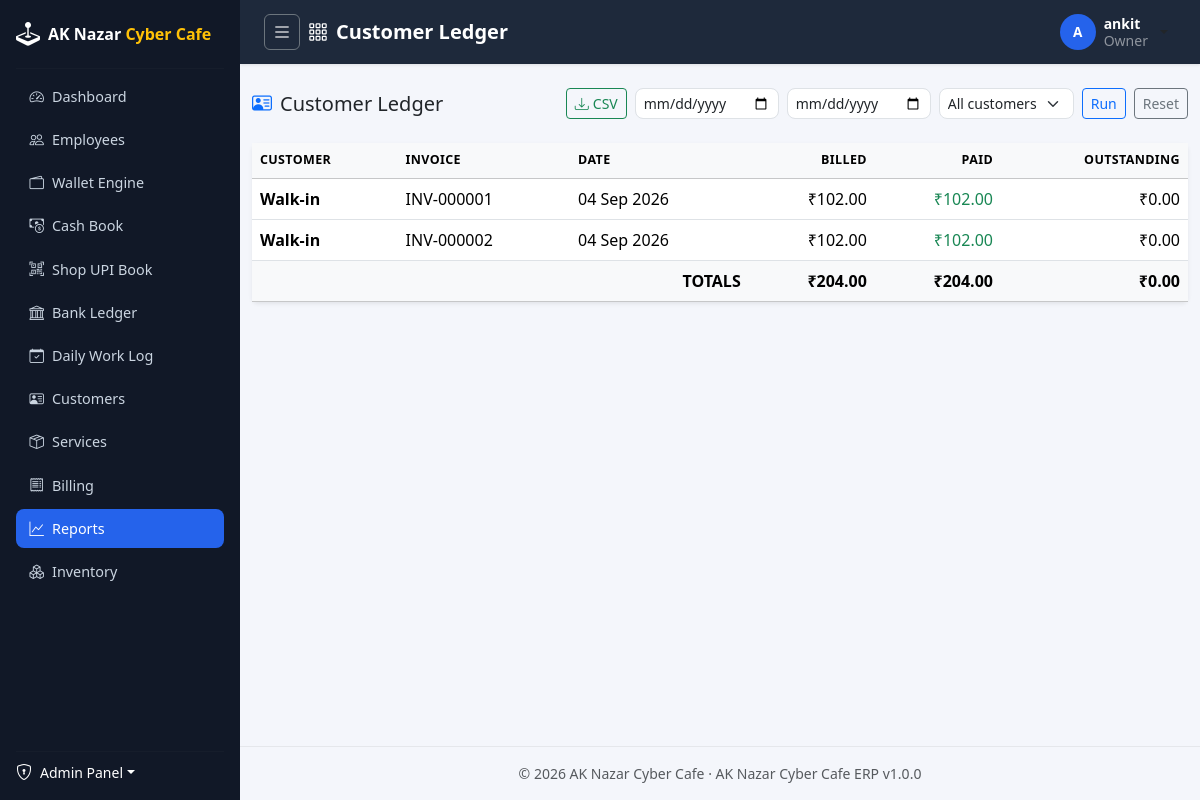
The app's page /reports/customer-ledger/ (signed in), older data.
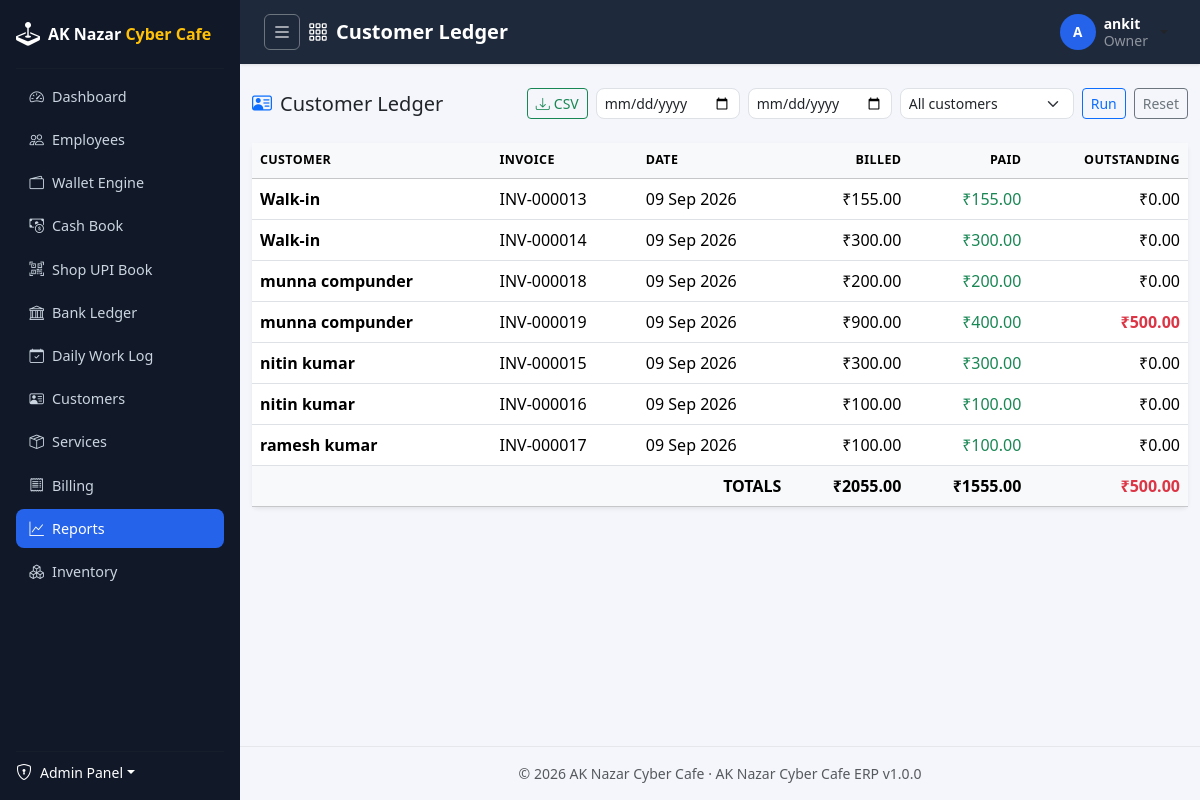
The same page, newer data.
### apps/billing/models/invoice.py (models this page shows, shortened)
class Invoice(BaseModel):
    invoice_number = models.CharField(max_length=30, unique=True, editable=False, db_index=True)
    customer = models.ForeignKey(
        Customer,
        on_delete=models.SET_NULL,
        null=True,
        blank=True,
        related_name="invoices",
        help_text="Walk-in bills may leave this blank; credit bills require a customer.",
    )
    customer_name = models.CharField(
        max_length=150,
        blank=True,
        db_index=True,
        help_text="Snapshot of the customer name for walk-in bills without a linked customer record.",
    )
    payment_mode = models.CharField(
        max_length=20,
        choices=InvoicePaymentMode.choices,
        default=InvoicePaymentMode.CASH,
        db_index=True,
    )
    payment_destination = models.CharField(
        max_length=10,
        choices=PaymentDestination.choices,
        default=PaymentDestination.AUTO,
        db_index=True,
        help_text="Whether payment was received into shop accounts (Shop QR/Galla) or staff wallet (Staff UPI/Hand).",
    )
    status = models.CharField(
        max_length=10,
        choices=InvoiceStatus.choices,
        default=InvoiceStatus.UNPAID,
        db_index=True,
    )
    subtotal = money_field(default=0)
    discount = money_field(default=0)
    total = money_field(default=0)
    notes = models.TextField(blank=True)
    cash_entry = models.ForeignKey(
        CashBookEntry,
        on_delete=models.SET_NULL,
        null=True,
        blank=True,
        related_name="+",
        editable=False,
    )
    billed_on = models.DateField(default=date.today, db_index=True)
    related_reference = models.CharField(
        max_length=30,
        blank=True,
        editable=False,
        db_index=True,
    )
    class Meta:
        ordering = ["-billed_on", "-created_at"]
        verbose_name = "Invoice"
        verbose_name_plural = "Invoices"
        indexes = [
            models.Index(fields=["status", "billed_on"]),
        ]
    @property
    def paid_amount(self):
        total = self.payments.aggregate(paid=models.Sum("amount"))["paid"]
        return total or 0
    @property
    def outstanding_amount(self):
        return self.total - self.paid_amount

### apps/customers/models/customer.py (models this page shows, shortened)
class Customer(BaseModel):
    full_name = models.CharField(max_length=150, db_index=True)
    phone = models.CharField(max_length=15, unique=True, null=True, blank=True, db_index=True)
    email = models.EmailField(blank=True)
    gender = models.CharField(max_length=10, choices=Gender.choices, blank=True)
    date_of_birth = models.DateField(null=True, blank=True)
    address_line = models.CharField(max_length=255, blank=True)
    city = models.CharField(max_length=100, blank=True)
    state = models.CharField(max_length=100, blank=True)
    pincode = models.CharField(max_length=10, blank=True)
    credit_limit = money_field(default=0, blank=True)
    credit_balance = money_field(default=0, blank=True)
    notes = models.TextField(blank=True)
    class Meta:
        ordering = ["-created_at"]
        verbose_name = "Customer"
        verbose_name_plural = "Customers"
        indexes = [
            models.Index(fields=["full_name", "phone"]),
        ]
    def __str__(self):
        return self.full_name

### apps/reports/views/report_views.py (the view, shortened to what this page needs)
# urls.py: path("customer-ledger/", report_views.CustomerLedgerView.as_view(), name="customer_ledger"),
class CustomerLedgerView(LoginRequiredMixin, PermissionRequiredMixin, TemplateView):
    permission_required = "billing.view_invoice"
    template_name = "reports/customer_ledger.html"
    def get_context_data(self, **kwargs):
        context = super().get_context_data(**kwargs)
        form = _valid_form(CustomerLedgerForm, self.request)
        customer = _pick(form, "customer", lambda: None)
        from_date, to_date = _resolve_range(form)
        context.update(
            {
                "page_title": "Customer Ledger",
                "form": form,
                "from_date": from_date,
                "to_date": to_date,
                "data": ReportService.customer_ledger(
                    from_date, to_date, customer.id if customer else None
                ),
            }
        )
        return context
    def get(self, request, *args, **kwargs):
        return super().get(request, *args, **kwargs)

### apps/reports/forms/report_forms.py
class CustomerLedgerForm(DateRangeForm):
    customer = forms.ModelChoiceField(
        queryset=None,
        required=False,
        widget=forms.Select(attrs={"class": "form-select form-select-sm"}),
    )
    def __init__(self, *args, **kwargs):
        super().__init__(*args, **kwargs)
        from apps.customers.models import Customer
        self.fields["customer"].queryset = Customer.objects.order_by("full_name")
        self.fields["customer"].empty_label = "All customers"

### apps/accounts/models/user.py (called while the page is built)
    def get_full_name(self):
        full_name = " ".join(part for part in (self.first_name, self.last_name) if part).strip()
        return full_name or self.username

    def get_short_name(self):
        return self.first_name or self.username

### apps/common/context_processors.py (called while the page is built)
def erp_context(request):
    return {
        "ERP_APP_NAME": settings.ERP_APP_NAME,
        "ERP_APP_VERSION": settings.ERP_APP_VERSION,
        "ERP_COMPANY_NAME": settings.ERP_COMPANY_NAME,
        "ERP_COMPANY_ADDRESS": settings.ERP_COMPANY_ADDRESS,
    }

### apps/common/managers.py (called while the page is built)
    def get_queryset(self):
        return super().get_queryset().filter(deleted_at__isnull=True)

### apps/reports/views/report_views.py (called while the page is built)
def _default_range():
    return date.today() - timedelta(days=30), date.today()

### templates/reports/customer_ledger.html
{% extends "base.html" %}
{% load erp_tags %}
{% block content %}
<div class="d-flex flex-wrap align-items-center justify-content-between gap-2 mb-4">
    <h5 class="mb-0"><i class="bi bi-person-vcard me-2 text-primary"></i>Customer Ledger</h5>
    <div class="d-flex gap-2 align-items-center">
        <a href="{% url 'reports:customer_ledger' %}?export=csv&{{ request.GET.urlencode }}" class="btn btn-sm btn-outline-success">
            <i class="bi bi-download me-1"></i>CSV
        </a>
        <form method="get" class="d-flex flex-wrap gap-2 align-items-center">
            {% for field in form %}
                <div class="form-group mb-0">{{ field }}</div>
            {% endfor %}
            <button class="btn btn-sm btn-outline-primary">Run</button>
            <a href="{% url 'reports:customer_ledger' %}" class="btn btn-sm btn-outline-secondary">Reset</a>
        </form>
    </div>
</div>
<div class="card shadow-sm border-0">
    <div class="table-responsive">
        <table class="table table-hover align-middle mb-0">
            <thead class="table-light">
                <tr>
                    <th scope="col">Customer</th>
                    <th scope="col">Invoice</th>
                    <th scope="col">Date</th>
                    <th scope="col" class="text-end">Billed</th>
                    <th scope="col" class="text-end">Paid</th>
                    <th scope="col" class="text-end">Outstanding</th>
                </tr>
            </thead>
            <tbody>
                {% for row in data.rows %}
                    <tr>
                        <td class="fw-semibold">{{ row.customer }}</td>
                        <td>{{ row.invoice }}</td>
                        <td>{{ row.date|date:"d M Y" }}</td>
                        <td class="text-end">{{ row.total|inr }}</td>
                        <td class="text-end text-success">{{ row.paid|inr }}</td>
                        <td class="text-end {% if row.outstanding > 0 %}text-danger fw-semibold{% endif %}">{{ row.outstanding|inr }}</td>
                    </tr>
                {% empty %}
                    <tr><td colspan="6" class="text-center text-muted py-5">No invoices in this period.</td></tr>
                {% endfor %}
            </tbody>
            <tfoot class="table-light">
                <tr class="fw-bold">
                    <td colspan="3" class="text-end">TOTALS</td>
                    <td class="text-end">{{ data.totals.billed|inr }}</td>
                    <td class="text-end">{{ data.totals.paid|inr }}</td>
                    <td class="text-end {% if data.totals.outstanding > 0 %}text-danger{% endif %}">{{ data.totals.outstanding|inr }}</td>
                </tr>
            </tfoot>
        </table>
    </div>
</div>
{% endblock %}

Row changes from the older to the newer data that the page shows:
removed Invoice: invoice "INV-000001", date "04 Sep 2026", total|inr "₹102.00"
removed Invoice: invoice "INV-000002", date "04 Sep 2026", total|inr "₹102.00"
added Invoice: invoice "INV-000013", date "09 Sep 2026", total|inr "₹155.00"
added Invoice: invoice "INV-000014", date "09 Sep 2026", total|inr "₹300.00"
added Customer: customer "munna compunder" "munna compunder"
added Invoice: invoice "INV-000018", date "09 Sep 2026", total|inr "₹200.00"
added Invoice: invoice "INV-000019", date "09 Sep 2026", total|inr "₹900.00"
added Customer: customer "nitin kumar" "nitin kumar"
added Invoice: invoice "INV-000015", date "09 Sep 2026", total|inr "₹300.00"
added Invoice: invoice "INV-000016", date "09 Sep 2026", total|inr "₹100.00"
added Customer: customer "ramesh kumar"
added Invoice: invoice "INV-000017", date "09 Sep 2026", total|inr "₹100.00"
Text that changed along with them:
{{ data.totals.billed|inr }}: "₹204.00" → "₹2055.00"
{{ data.totals.paid|inr }}: "₹204.00" → "₹1555.00"
{{ data.totals.outstanding|inr }}: "₹0.00" → "₹500.00"
new list line: "Walk-in ₹155.00 ₹0.00"
new list line: "Walk-in ₹300.00 ₹0.00"
new list line: "₹200.00 ₹0.00"
new list line: "₹400.00 ₹500.00"
new list line: "₹300.00 ₹0.00"
new list line: "₹100.00 ₹0.00"
list line gone: "Walk-in ₹102.00 ₹0.00"
